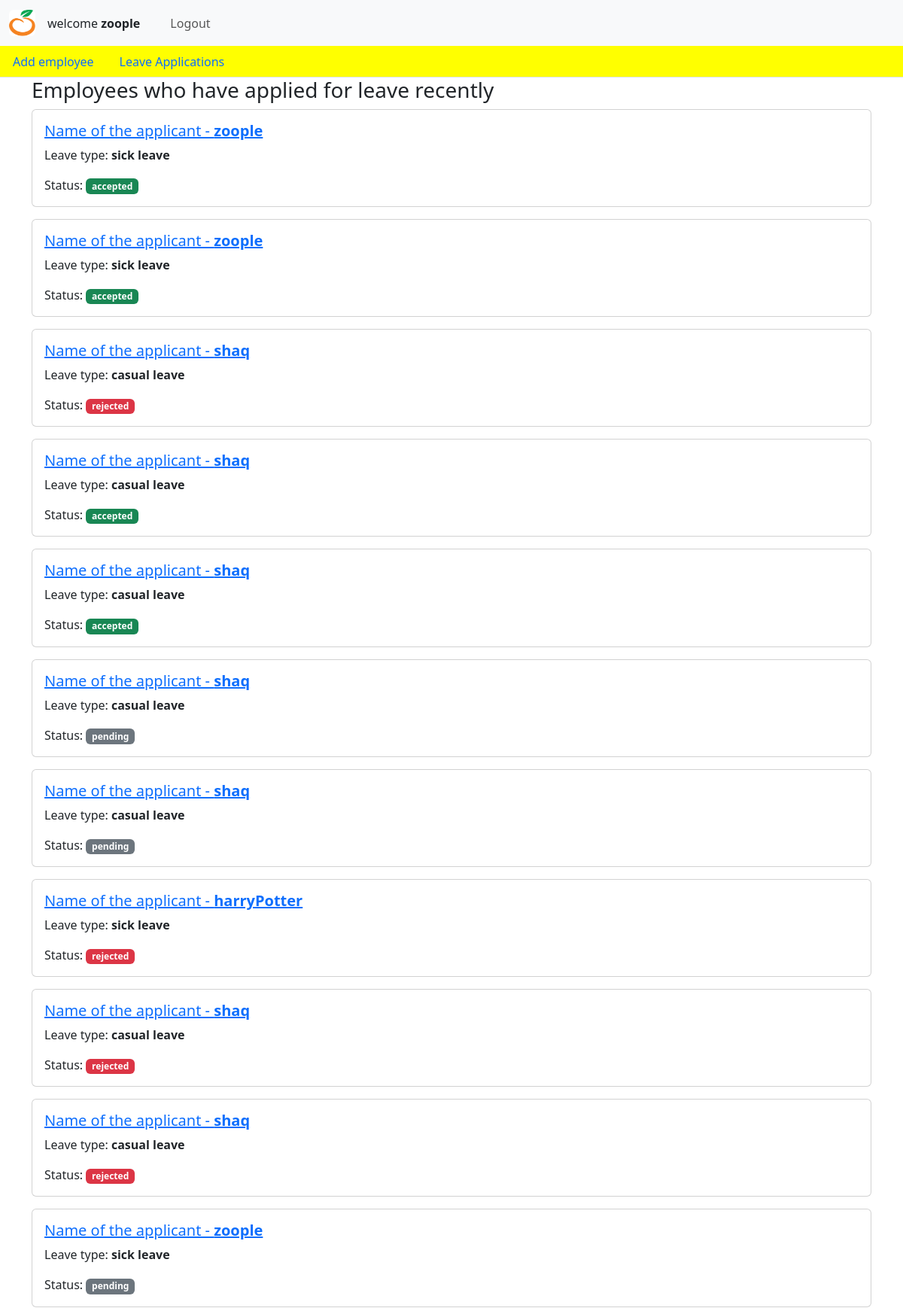
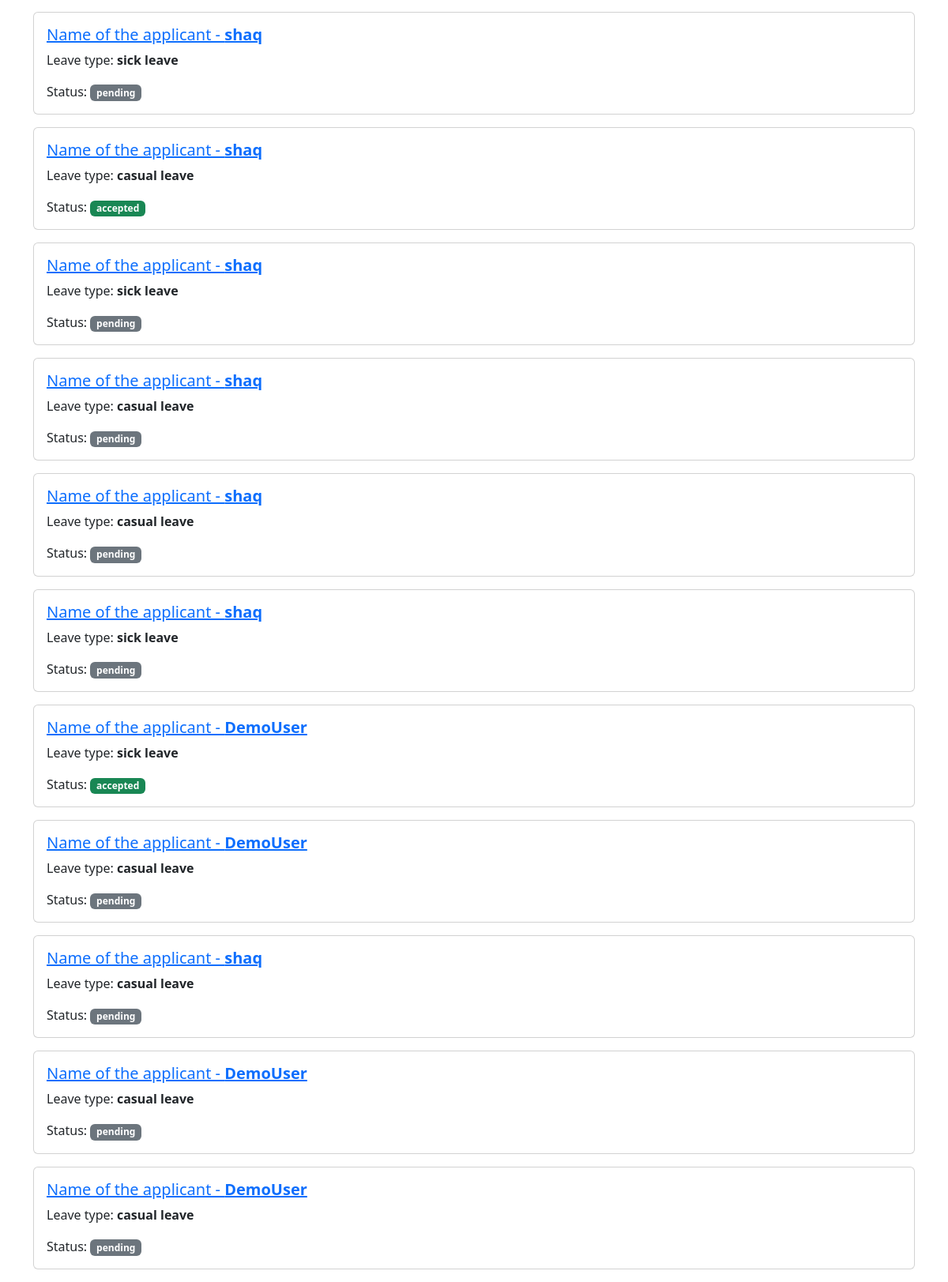
/leave_content/ (signed in), run on the app's committed database (2 pictures, top to bottom).
### adminapp/models.py (models this page shows, shortened)
class addLeave(models.Model):
    username = models.CharField(max_length = 100)
    user_id = models.CharField(max_length=10)
    fromDate = models.DateTimeField()
    toDate = models.DateTimeField()
    reason = models.CharField(max_length=20, choices=CHOICES)
    comment = models.TextField()
    status = models.CharField(max_length=10, choices=STATUS_CHOICES, default='pending')

### adminapp/views.py (the view)
# urls.py: path('leave_content/', views.leave_content, name='leave_content'),
def leave_content(request):
    list = addLeave.objects.all()
    return render(request, 'leaveApplications.html', {'lists': list})

### adminapp/context_processors.py (called while the page is built)
def is_superuser(request):
    if request.user.is_authenticated:
        return {'is_superuser': request.user.is_superuser}
    return {'is_superuser': False}

### templates/leaveApplications.html
{% include 'home.html' %}
    {% block content %}
        <div class="container">
            <h3>Employees who have applied for leave recently</h3>
            {% for i in lists %}
                <div class="card mb-3">
                    <div class="card-body">
                        <a href="{% url 'leave_lists' i.id %}">
                            <h5 class="card-title">Name of the applicant - <b>{{ i.username }}</b></h5>
                        </a>
                        <p class="card-text">Leave type: <b>{{ i.reason }}</b></p>
                        <p class="card-text">Status:
                            {% if i.status == 'accepted' %}
                                <span class="badge bg-success">{{ i.status }}</span>
                            {% elif i.status == 'rejected' %}
                                <span class="badge bg-danger">{{ i.status }}</span>
                            {% else %}
                                <span class="badge bg-secondary">{{ i.status }}</span>
                            {% endif %}
                        </p>
                    </div>
                </div>
            {% endfor %}
        </div>
    {% endblock %}

### templates/base.html (shortened to what this page needs)
{% block content %}
<!DOCTYPE html>
<html lang="en">
    <head>
        <link rel="stylesheet" href="https://unpkg.com/bootstrap@5.3.2/dist/css/bootstrap.min.css">
        {% load static %}
        <link rel="stylesheet" href="{% static 'css/style.css' %}">
    </head>
    <body>
        <nav class="navbar navbar-expand-lg bg-body-tertiary fixed-top">
            <div class="container-fluid">
                <a class="navbar-brand" href="{% url 'dashboard' %}">
                    {% load static %}
                    <img src="{% static 'asset/logo1.PNG' %}" class="rounded float-start" alt="..." width="35" height="35">
                </a>
                <div>
                    {% if user.is_authenticated %}
                        welcome <strong>{{ user.username }}</strong>
                    {% else %}
                        Not signed in.
                    {% endif %}
                </div>
                <div class="collapse navbar-collapse" id="navbarSupportedContent">
                    <ul class="navbar-nav me-auto mb-2 mb-lg-0">
                        <li class="nav-item">
                            <a class="nav-link active" aria-current="page" href="#"></a>
                        </li>
                        <li class="nav-item">
                            <a class="nav-link" href="#"></a>
                        </li>
                        <li class="nav-item">
                            <a class="nav-link" class="navbar navbar-flex justify-content-end" href="{% url 'logout' %}">
                                Logout
                            </a>
                        </li>
                    </ul>
                </div>
            </div>
        </nav>
    </body>
</html>
{% endblock %}

### static/css/style.css (style rules this page uses)
* { margin: 0%; padding: 0%; }
body { padding-top: 61px; background-image: url('/zproj/static/asset/orangeHome.png'); background-size: cover; background-position: center; }

### data on the page
addLeave: username "zoople", reason "sick leave", status "accepted"
addLeave: username "zoople", reason "sick leave", status "accepted"
addLeave: username "shaq", reason "casual leave", status "rejected"
addLeave: username "shaq", reason "casual leave", status "accepted"
addLeave: username "shaq", reason "casual leave", status "accepted"
addLeave: username "shaq", reason "casual leave", status "pending"
addLeave: username "shaq", reason "casual leave", status "pending"
addLeave: username "harryPotter", reason "sick leave", status "rejected"
addLeave: username "shaq", reason "casual leave", status "rejected"
addLeave: username "shaq", reason "casual leave", status "rejected"
addLeave: username "zoople", reason "sick leave", status "pending"
addLeave: username "shaq", reason "sick leave", status "pending"
addLeave: username "shaq", reason "casual leave", status "accepted"
addLeave: username "shaq", reason "sick leave", status "pending"
addLeave: username "shaq", reason "casual leave", status "pending"
addLeave: username "shaq", reason "casual leave", status "pending"
addLeave: username "shaq", reason "sick leave", status "pending"
addLeave: username "DemoUser", reason "sick leave", status "accepted"
addLeave: username "DemoUser", reason "casual leave", status "pending"
addLeave: username "shaq", reason "casual leave", status "pending"
addLeave: username "DemoUser", reason "casual leave", status "pending"
addLeave: username "DemoUser", reason "casual leave", status "pending"

### other printed values
{{ user.username }} "zoople"
